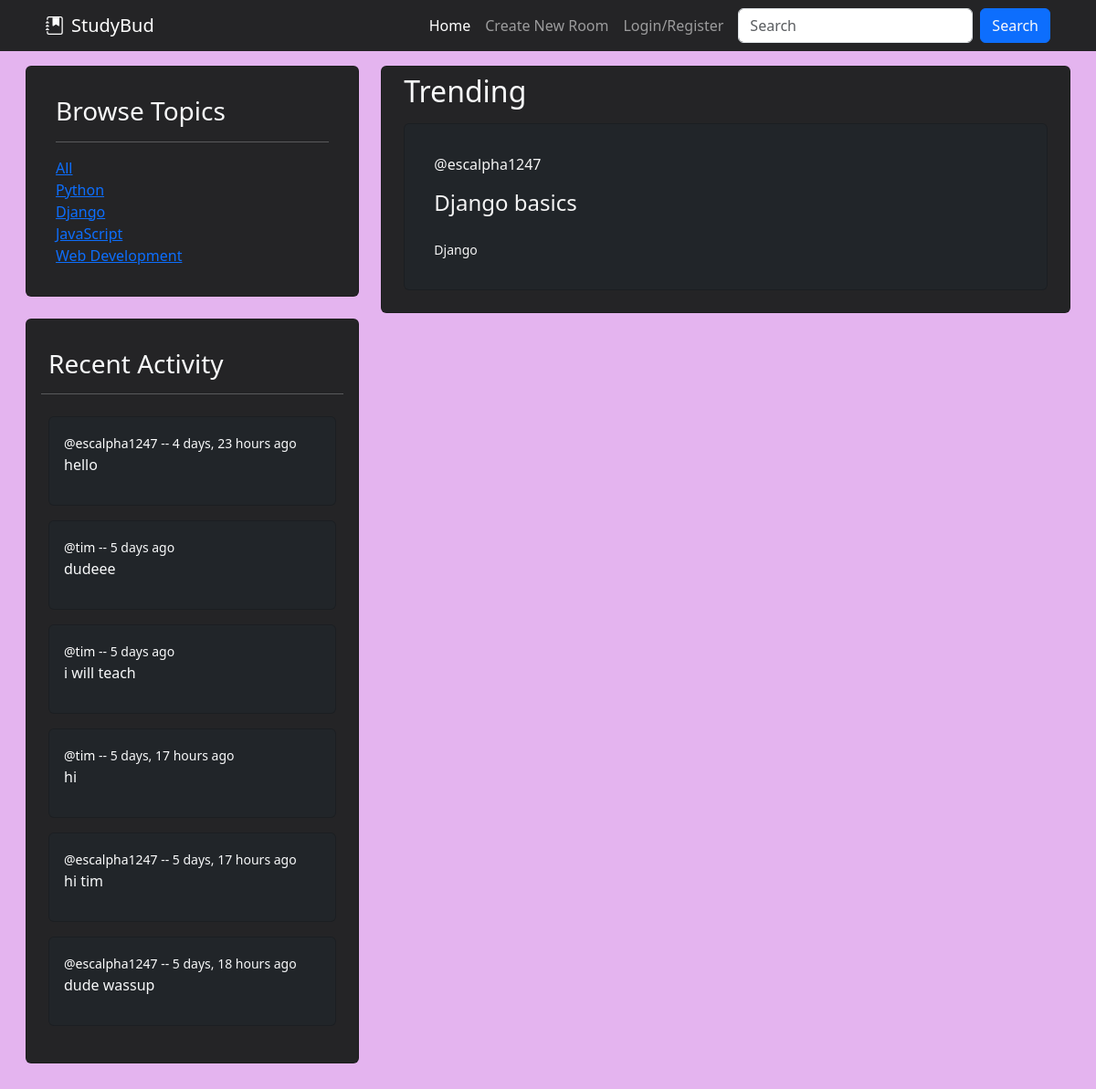
Screenshot of /?q=Django with the database file from the repository.
### base/models.py (models this page shows, shortened)
class Topic(models.Model):
    name = models.CharField(max_length=200)

class Message(models.Model):
    user = models.ForeignKey(User, on_delete=models.CASCADE)
    room = models.ForeignKey(Room, on_delete=models.CASCADE) # This will delete all messages in a room after the room is deleted.
    body = models.TextField() # required
    updated = models.DateTimeField(auto_now=True) # takes snapshot everytime its saved
    created = models.DateTimeField(auto_now_add=True) # only takes snapshot when saved first time
    class Meta:
        ordering = ['-updated', '-created']
    def __str__(self):
        return self.body[0:50] # we want only first 50 messages for preview

class Room(models.Model):
    host = models.ForeignKey(User, on_delete=models.SET_NULL, null=True)
    topic = models.ForeignKey(Topic, on_delete=models.SET_NULL, null=True)
    name = models.CharField(max_length=200)
    description = models.TextField(null=True, blank=True) # Null is allowed, by default is false!
    participants = models.ManyToManyField(User, related_name='participants', blank=True)
    updated = models.DateTimeField(auto_now=True) # takes snapshot everytime its saved
    created = models.DateTimeField(auto_now_add=True) # only takes snapshot when saved first time
    class Meta:
        ordering = ['-updated', '-created'] # '-' sign makes newer one come at top

### base/views.py (the view)
# urls.py: path('', views.home, name="home"),
def home(request):
    q = request.GET.get('q') if request.GET.get('q') != None else ''
    rooms = Room.objects.filter(
        Q(topic__name__icontains=q) |
        Q(name__icontains=q) |
        Q(host__username__icontains=q) |
        Q(description__icontains=q)
    )
    topics = Topic.objects.all()
    room_messages = Message.objects.filter(Q(room__name__icontains=q))[:6]
    room_count = rooms.count()
    context = {'rooms': rooms, 'topics':topics, 'room_count':room_count, 'room_messages':room_messages}
    return render(request, 'base/home.html', context)

### base/templates/base/home.html (shortened to what this page needs)
{% extends 'main.html' %}
{% block content %}
<section class="container-fluid text-light" style="width: 100%;">
    <div class="row p-3">
        <div name="sidebar" class="container col-sm-4">
            {% include 'base/topics_comp.html' %}
            {% include 'base/activity_comp.html' %}
        </div>
        <div class="container col-sm-8">
            <div class="card" style="background-color: #242426;width: 3fr">
                <h2 class="text-light px-4 py-2">Trending</h2>
                {% include 'base/feed_comp.html' %}
            </div>
        </div>
    </div>
</section>
{% endblock content %}

### base/templates/base/topics_comp.html
<div class="container px-0 pb-4">
    <div class="card container text-light p-3" style="background-color: #242426;width: 1fr;">
        <div class="card-body">
            <h3 class="card-title">Browse Topics</h3>
            <hr />
            <div class="card-link">
                <a href="?q=">All</a>
            </div>
            {% for topic in topics %}
            <div class="card-link ms-auto">
                <a href="?q={{topic.name}}">{{ topic.name }}</a>
            </div>
            {% endfor %}
        </div>
    </div>
</div>

### base/templates/base/activity_comp.html (shortened to what this page needs)
<div class="container px-0 pb-4" style="width: 1fr;">
    <div class="card container text-light p-3" style="background-color: #242426;">
        <div class="card-body px-0">
            <h3 class="card-title px-2">Recent Activity</h3>
            <hr />
            {% for message in room_messages %}
                <div class="container-fluid p-2">
                    <div class="card bg-dark text-light">
                        <div class="card-body">
                            <small class="card-link"><a href="{% url 'profile' message.user.id %}" class="links">@{{message.user}}</a> -- {{message.created|timesince}} ago</small>
                            <p>{{message}}</p>
                        </div>
                    </div>
                </div>
            {% endfor %}
        </div>
    </div>
</div>

### base/templates/base/feed_comp.html (shortened to what this page needs)
<div class="row px-4">
    {% for room in rooms %}
    <div class="container pb-4">
        <div class="card bg-dark text-light p-3">
            <div class="card-body">
                <span class="card-link"><a style="color: whitesmoke; text-decoration: none;" href="{% url 'profile' room.host.id %}">@{{ room.host.username }}</a></span>
                <h4 class="card-title py-3">
                    <a href="{% url 'room' room.id %}" style="color: whitesmoke; text-decoration: none;" class="">{{ room.name }}</a>
                </h4>
                <small class="card-subtitle card-link mb-2 text-light"><a style="color: whitesmoke; text-decoration: none;" href="{% url 'home' %}?q={{room.topic.name}}">{{ room.topic.name }}</a></small>
            </div>
        </div>
    </div>
    {% endfor %}
</div>

### static/styles/main.css (style rules this page uses)
body { background-color:#e4b4ef; }

### base/templates/base/activity_comp.html (style rules this page uses)
.links { color: white; text-decoration: none; }

### rows the page displays
Topic: name "Python"
Topic: name "Django"
Topic: name "JavaScript"
Topic: name "Web Development"
Message: user "escalpha1247", created "4 days, 23 hours", body "hello"
Message: user "tim", created "5 days", body "dudeee"
Message: user "tim", created "5 days", body "i will teach"
Message: user "tim", created "5 days, 17 hours", body "hi"
Message: user "escalpha1247", created "5 days, 17 hours", body "hi tim"
Message: user "escalpha1247", created "5 days, 18 hours", body "dude wassup"
Room: host.username "escalpha1247", name "Django basics", topic.name "Django"
